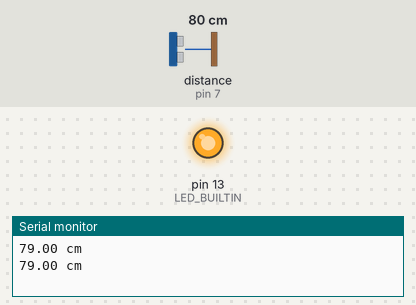
The sketch below on a simulated Arduino Uno, built with avr-gcc and run on an emulated ATmega328P. Parts: output pins drawn as LEDs (lit = HIGH), the last lines printed to the serial monitor. Wiring (inferred from the names in the program): ultrasonic range finder: trigger pin 6; echo pin 7. Dashed ring = blinking. The inputs (shaded band) are chosen by the test bench; at power-on: distance to the obstacle (sensor on pin 7) 80 cm. The echo pulse lasts 58.3 µs per cm; pins used as bus, display or sensor lines are not drawn.

Above: at 4.0 s.
4.1 s: distance to the obstacle (sensor on pin 7) set to 250 cm
At 5.7 s:
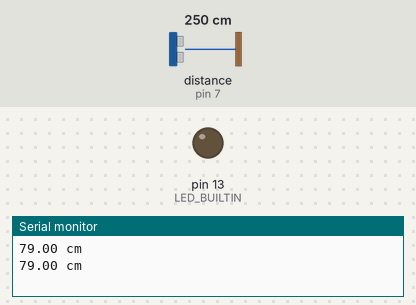
8.4 s: distance to the obstacle (sensor on pin 7) set to 2 cm
At 8.64 s:
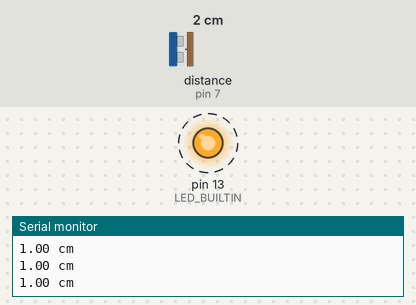
12.5 s: distance to the obstacle (sensor on pin 7) set to 299 cm
At 12.5 s:
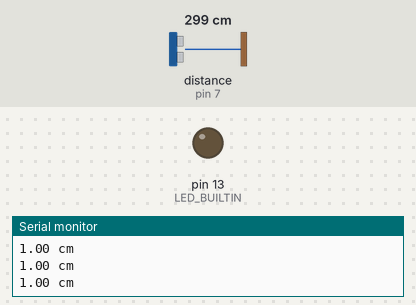
16.6 s: distance to the obstacle (sensor on pin 7) set to 9 cm
At 16.72 s:
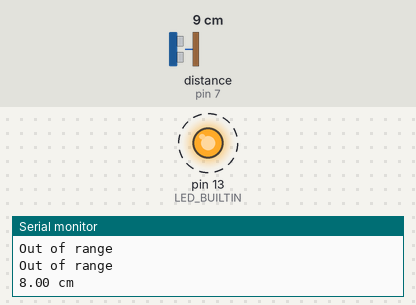
Timing chart, 0 to 21.7 s (numbered marks = the images above; inputs shaded):
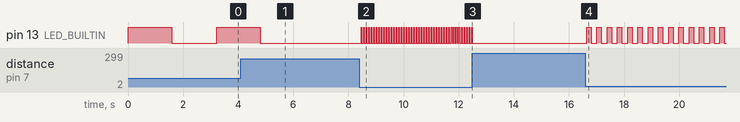

The sketch:

index.ino
```cpp
int trigPin = 6;
int echoPin = 7;

void setup()
{
  // put your setup code here, to run once:
  Serial.begin(115200);

  pinMode(trigPin, OUTPUT);
  pinMode(echoPin, INPUT);
  pinMode(LED_BUILTIN, OUTPUT);
}

void loop()
{
  float distance = (float)readUltrasonic();
  if (distance >= 200 || distance <= 0)
  {
    Serial.println("Out of range");
  }
  else
  {
    Serial.print(distance);
    Serial.println(" cm");
    blink(distance * 20);
  }
  delay(50);
}

long readUltrasonic()
{
  long duration, distance;
  digitalWrite(trigPin, LOW);
  delayMicroseconds(10);
  digitalWrite(trigPin, HIGH);
  delayMicroseconds(10);
  digitalWrite(trigPin, LOW);
  duration = pulseIn(echoPin, HIGH);
  distance = (duration / 2) / 29.1;
  return distance;
}

void blink(int delayMiill)
{
  digitalWrite(LED_BUILTIN, HIGH);
  delay(delayMiill);
  digitalWrite(LED_BUILTIN, LOW);
  delay(delayMiill);
}
```

Measured:
- after the input at 4.1 s, pin 13 (LED_BUILTIN): goes on until 4.8 s, then stays LOW
- after the input at 8.4 s, pin 13 (LED_BUILTIN): alternates HIGH for 0.02 s and LOW for 0.07 s, starting after 0.06 s
- after the input at 12.5 s, pin 13 (LED_BUILTIN): stops changing and stays LOW
- after the input at 16.6 s, pin 13 (LED_BUILTIN): alternates HIGH for 0.16 s and LOW for 0.21 s, starting after 0.05 s
